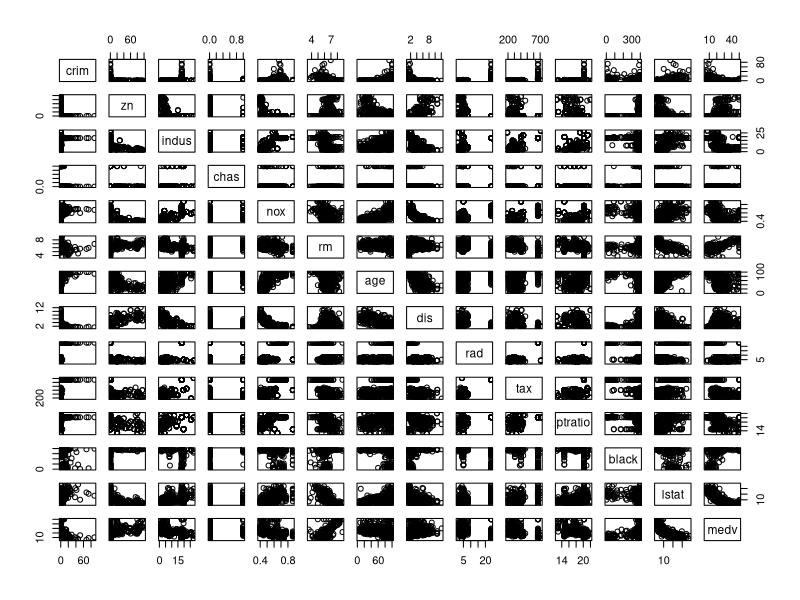
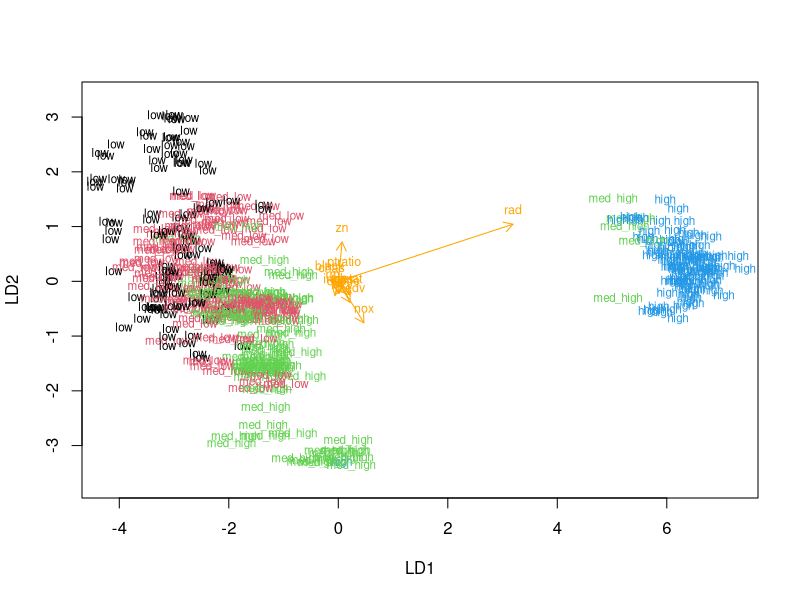
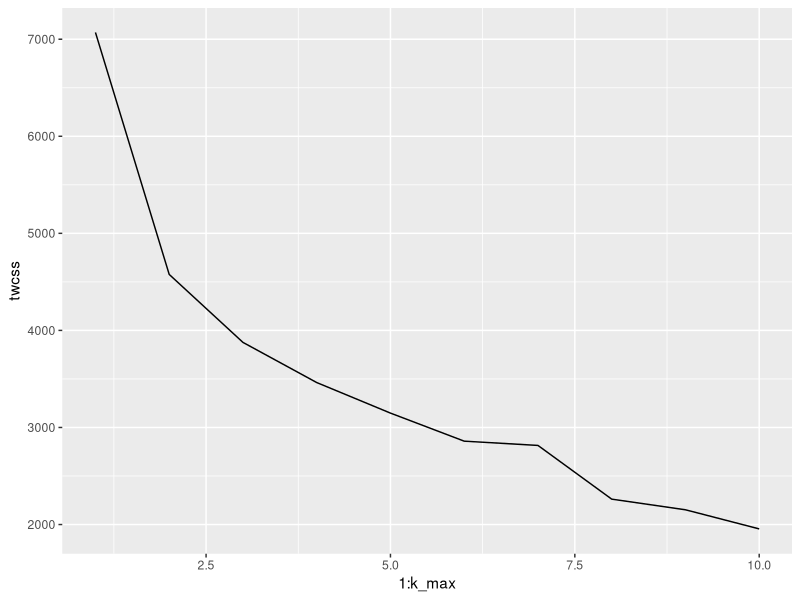
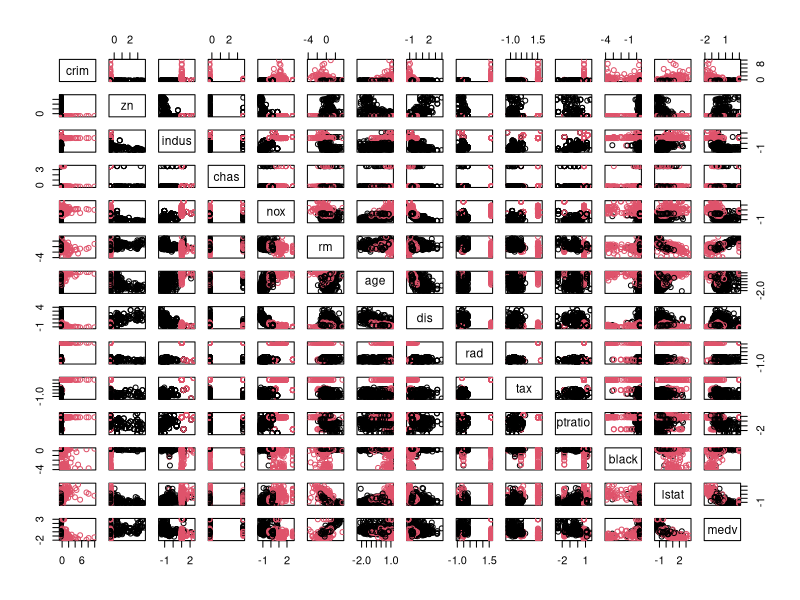

Reproduce these figures in R, in order.
## ---- chunk 1
library(MASS)
data('Boston')
str(Boston)
dim(Boston)
## ---- chunk 2
pairs(Boston)
## ---- chunk 3
summary(Boston)
## ---- chunk 4
boston_scaled <- scale(Boston)
summary(boston_scaled)
boston_scaled <- as.data.frame(boston_scaled) #making our object a dataframe
## ---- chunk 5
bins <- quantile(boston_scaled$crim) #using the quantiles as the break points
crime <- cut(boston_scaled$crim, breaks = bins, include.lowest = TRUE, label = c("low", "med_low", "med_high", "high")) #creating a variable
boston_scaled <- dplyr::select(boston_scaled, -crim) #dropping the old crime variable
boston_scaled <- data.frame(boston_scaled, crime) #adding the new crime variable to the dataset
## ---- chunk 6
n <- nrow(boston_scaled) #number of rows
ind <- sample(n,  size = n * 0.8) #random choice of 80% of rows
train <- boston_scaled[ind,] #train set
test <- boston_scaled[-ind,] #test set
## ---- chunk 7
lda.fit <- lda(crime ~ ., data = train) #crime is a target variable and all others are predictors
## ---- chunk 8
classes <- as.numeric(train$crime) #we are creating a numeric vector of the train sets crime classes for plotting purposes
lda.arrows <- function(x, myscale = 1, arrow_heads = 0.1, color = "orange", tex = 0.75, choices = c(1,2)){
  heads <- coef(x)
  arrows(x0 = 0, y0 = 0, 
         x1 = myscale * heads[,choices[1]], 
         y1 = myscale * heads[,choices[2]], col=color, length = arrow_heads)
  text(myscale * heads[,choices], labels = row.names(heads), 
       cex = tex, col=color, pos=3)
}
plot(lda.fit, dimen = 2, col = classes, pch = classes)
lda.arrows(lda.fit, myscale = 1) #plotting the LDA
## ---- chunk 9
correct_classes <- test$crime #saving the correct classes from test data
test <- dplyr::select(test, -crime) #removing the crime variable from test data
## ---- chunk 10
lda.pred <- predict(lda.fit, newdata = test)
## ---- chunk 11
table(correct = correct_classes, predicted = lda.pred$class)
## ---- chunk 12
library(MASS)
data('Boston')
Boston2 <- scale(Boston) #standartizing (scaling) a dataset
Boston2 <- as.data.frame(Boston2) #saving as dataframe
dist_eu <- dist(Boston2) #calculating distances between observations
## ---- chunk 13
km <- kmeans(x = Boston2, centers = 3)
## ---- chunk 14
set.seed(123) #this function prevents k-means from randomly assigning the initial cluster centers
k_max <- 10 #let the maximum amount of clusters be 10
twcss <- sapply(1:k_max, function(k){kmeans(Boston2, k)$tot.withinss}) #calculating the total sum of squares
library(ggplot2)
qplot(x = 1:k_max, y = twcss, geom = 'line') #visualizing the clusters
## ---- chunk 15
km <-kmeans(Boston2, centers = 2)
pairs(Boston2, col = km$cluster)
